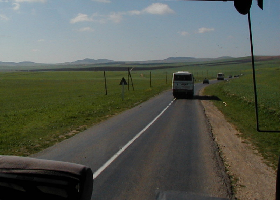
#> input picture exercise-3/terrain.png, 280 x 200 px
$ jupyter execute --allow-errors local_feature_matching.ipynb   (shell and % lines are left out)
#> lines starting #> are read from the running program, lines starting #| are printed output that depends on the picture
# Local Feature Matching

By the end of this exercise, you will be able to transform images of a flat (planar) object, or images taken from the same point into a common reference frame. This is at the core of applications such as panorama stitching.

A quick overview:

1. We will start with histogram representations for images (or image regions).
2. Then we will detect robust keypoints in images and use simple histogram descriptors to describe the neighborhood of each keypoint.
3. After this we will compare descriptors from different images using a distance function and establish matching points.
4. Using these matching points we will estimate the homography transformation between two images of a planar object (wall with graffiti) and use this to warp one image to look like the other.

[cell 1]

import numpy as np
import matplotlib.pyplot as plt
import imageio
import cv2
import math
from scipy import ndimage
from attrdict import AttrDict
from mpl_toolkits.mplot3d import Axes3D

# Many useful functions
def plot_multiple(images, titles=None, colormap='gray',
                  max_columns=np.inf, imwidth=4, imheight=4, share_axes=False):
    """Plot multiple images as subplots on a grid."""
    if titles is None:
        titles = [''] *len(images)
    assert len(images) == len(titles)
    n_images = len(images)
    n_cols = min(max_columns, n_images)
    n_rows = int(np.ceil(n_images / n_cols))
    fig, axes = plt.subplots(
        n_rows, n_cols, figsize=(n_cols * imwidth, n_rows * imheight),
        squeeze=False, sharex=share_axes, sharey=share_axes)

    axes = axes.flat
    # Hide subplots without content
    for ax in axes[n_images:]:
        ax.axis('off')

    if not isinstance(colormap, (list,tuple)):
        colormaps = [colormap]*n_images
    else:
        colormaps = colormap

    for ax, image, title, cmap in zip(axes, images, titles, colormaps):
        ax.imshow(image, cmap=cmap)
        ax.set_title(title)
        ax.get_xaxis().set_visible(False)
        ax.get_yaxis().set_visible(False)

    fig.tight_layout()

def load_image(f_name):
    return imageio.imread(f_name, as_gray=True).astype(np.float32)/255

# [5 lines left out: function convolve_with_two, not called in this run]

def gauss(x, sigma):
    return 1 / np.sqrt(2 * np.pi) / sigma * np.exp(- x**2 / 2 / sigma**2)

def gaussdx(x, sigma):
    return (-1 / np.sqrt(2 * np.pi) / sigma**3 * x *
            np.exp(- x**2 / 2 / sigma**2))

# [48 lines left out: functions gauss_derivs, gauss_filter, gauss_second_derivs, map_range, draw_keypoints, draw_point_matches, not called in this run]

## Histograms in 1D

If we have a grayscale image, creating a histogram of the gray values tells us how frequently each gray value appears in the image, at a certain discretization level, which is controlled by the number of bins.

Implement `compute_1d_histogram(im, n_bins)`. Given an grayscale image `im` with shape `[height, width]` and the number of bins `n_bins`, return a `histogram` array that contains the number of values falling into each bin. Assume that the values (of the image) are in the range \[0,1), so the specified number of bins should cover the range from 0 to 1. Normalize the resulting histogram to sum to 1.

[cell 2]
def compute_1d_histogram(im, n_bins):
    histogram = np.zeros(n_bins)
    # YOUR CODE HERE
    raise NotImplementedError()
    return histogram

fig, axes = plt.subplots(1,4, figsize=(10,2), constrained_layout=True)
bin_counts = [2, 25, 256]
gray_img = imageio.imread('terrain.png', as_gray=True
                         ).astype(np.float32)/256
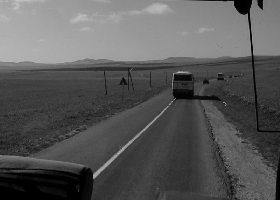
#> gray_img: shape (200, 280) float32; min 0, max 0.768, mean 0.347

axes[0].set_title('Image')
axes[0].imshow(gray_img, cmap='gray')
#> (the rest of this cell did not finish here and is left out)

What is the effect of the different bin counts?

YOUR ANSWER HERE

## Histograms in 3D

If the pixel values are more than one-dimensional (e.g. three-dimensional RGB, for red, green and blue color channels), we can build a multi-dimensional histogram. In the R, G, B example this will tell us how frequently each *combination* of R, G, B values occurs. (Note that this contains more information than simply building 3 one-dimensional histograms, each for R, G and B, separately. Why?)

Implement a new function `compute_3d_histogram(im, n_bins)`, which takes as input an array of shape `[height, width, 3]` and returns a histogram of shape `[n_bins, n_bins, n_bins]`. Again, assume that the range of values is \[0,1) and normalize the histogram at the end.

Visualize the RGB histograms of the images `sunset.png` and `terrain.png` using the provided code and describe what you see. We cannot use a bar chart in 3D. Instead, in the position of each 3D bin ("voxel"), we have a sphere, whose volume is proportional to the histogram's value in that bin. The color of the sphere is simply the RGB color that the bin represents. Which number of bins gives the best impression of the color distribution?

[cell 3]
def compute_3d_histogram(im, n_bins):
    histogram = np.zeros([n_bins, n_bins, n_bins], dtype=np.float32)

    # YOUR CODE HERE
    raise NotImplementedError()

    return histogram

# [10 lines left out: function plot_3d_histogram, not called in this run]

paths = ['sunset.png', 'terrain.png']
images = [imageio.imread(p) for p in paths]
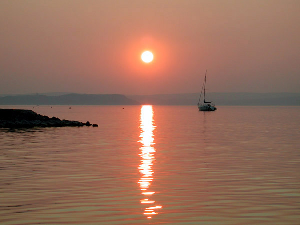
#> input picture exercise-3/sunset.png, 300 x 225 px
#> images = 2 items
plot_multiple(images, paths)
#> in plot_multiple, `n_images = len(images)`: n_images = 2
#> in plot_multiple, `n_rows = int(np.ceil(n_images / n_cols))`: n_rows = 1
#> in plot_multiple, `colormaps = [colormap]*n_images`: colormaps = ['gray', 'gray']
#> the loop in plot_multiple, `for ax, image, title, cmap in zip(axes, images, titles, colormaps):` made 2 passes

fig, axes = plt.subplots(1, 2, figsize=(8, 4), subplot_kw={'projection': '3d'})
#> (the rest of this cell did not finish here and is left out)

    plot_3d_histogram(ax, hist, 'RGB')
fig.tight_layout()

## Histograms in 2D

Now modify your code to work in 2D. This can be useful, for example, for a gradient image that stores two values for each pixel: the vertical and horizontal derivative. Again, assume the values are in the range \[0,1).

Since gradients can be negative, we need to pick a relevant range of values an map them linearly to the range of \[0,1) before applying `compute_2d_histogram`. This is implemented by the function `map_range` provided at the beginning of the notebook.

In 2D we can plot the histogram as an image. For better visibility of small values, we plot the logarithm of each bin value. Yellowish colors mean high values. The center is (0,0). Can you explain why each histogram looks the way it does for the test images?

[cell 4]
# [19 lines left out: functions compute_2d_histogram, compute_gradient_histogram, not called in this run]

paths = ['model/obj4__0.png', 'model/obj42__0.png']
images, titles = [], []

#> (the rest of this cell did not finish here and is left out)

Similar to the function `compute_gradient_histogram` above, we can build a "Mag/Lap" histogram from the gradient magnitudes and the Laplacians at each pixel. Refer back to the first exercise to refresh your knowledge of the Laplacian. Implement this in `compute_maglap_histogram`!

Make sure to map the relevant range of the gradient magnitude and Laplacian values to \[0,1) using `map_range()`. For the magnitude you can assume that the values will mostly lie in the range \[0, 15) and the Laplacian in the range \[-5, 5).

[cell 5]
# [22 lines left out: function compute_maglap_histogram, not called in this run]

paths = [f'model/obj{i}__0.png' for i in [20,37,36, 55]]
#> paths = ['model/obj20__0.png', 'model/obj37__0.png', 'model/obj36__0.png', 'model/obj55__0.png']
images, titles = [], []

#> (the rest of this cell did not finish here and is left out)

## Comparing Histograms

The above histograms looked different, but to quantify this objectively, we need a **distance measure**. The Euclidean distance is a common one.
Implement the function `euclidean_distance`, which takes two histograms $P$ and $Q$ as input and returns their Euclidean distance:

$$
\textit{dist}_{\textit{Euclidean}}(P, Q) = \sqrt{\sum_{i=1}^{D}{(P_i - Q_i)^2}}
$$

Another commonly used distance for histograms is the so-called chi-squared ($\chi^2$) distance, commonly defined as:

$$
\chi^2(P, Q) = \frac{1}{2} \sum_{i=1}^{D}\frac{(P_i - Q_i)^2}{P_i + Q_i + \epsilon}
$$

Where we can use a small value $\epsilon$ is used to avoid division by zero.
Implement it as `chi_square_distance`. The inputs `hist1` and `hist2` are histogram vectors containing the bin values. Remember to use numpy array functions (such as `np.sum()`) instead of looping over each element in Python (looping is slow).

[cell 6]
def euclidean_distance(hist1, hist2):
    # YOUR CODE HERE
    raise NotImplementedError()

def chi_square_distance(hist1, hist2, eps=1e-3):
    # YOUR CODE HERE
    raise NotImplementedError()

Now let's take the image `obj1__0.png` as reference and let's compare it to `obj91__0.png` and `obj94__0.png`, using an RGB histogram, both with Euclidean and chi-square distance. Can you interpret the results?

You can also try other images from the "model" folder.

#> (a cell that did not finish here is left out)

# Keypoint Detection

Now we turn to finding keypoints in images.

## Harris Detector

The Harris detector searches for points, around which the second-moment matrix $M$ of the gradient vector has two large eigenvalues (This $M$ is denoted by $C$ in the Grauman & Leibe script). This matrix $M$ can be written as:

$$
M(\sigma, \tilde{\sigma}) = G(\tilde{\sigma}) \star \left[\begin{matrix} I_x^2(\sigma) & I_x(\sigma) \cdot I_y(\sigma) \cr I_x(\sigma)\cdot I_y(\sigma) & I_y^2(\sigma) \end{matrix}\right]
$$

Note that the matrix $M$ is computed for each pixel (we omitted the $x, y$ dependency in this formula for clarity). In the above notation the 4 elements of the second-moment matrix are considered as full 2D "images" (signals) and each of these 4 "images" are convolved with the Gaussian $G(\tilde{\sigma})$ independently. We have two sigmas $\sigma$ and $\tilde{\sigma}$ here for two different uses of Gaussian blurring:

  * first for computing the derivatives themselves (as derivatives-of-Gaussian) with $\sigma$, and
  * then another Gaussian with $\tilde{\sigma}$ that operates on "images" containing the *products* of the derivatives (such as $I_x^2(\sigma)$) in order to collect summary statistics from a window around each point.

Instead of explicitly computing the eigenvalues $\lambda_1$ and $\lambda_2$ of $M$, the following equivalences are used:

$$
\det(M) = \lambda_1 \lambda_2 = (G(\tilde{\sigma}) \star I_x^2)\cdot (G(\tilde{\sigma}) \star I_y^2) - (G(\tilde{\sigma}) \star (I_x\cdot I_y))^2
$$

$$
\mathrm{trace}(M) = \lambda_1 + \lambda_2 = G(\tilde{\sigma}) \star I_x^2 + G(\tilde{\sigma}) \star I_y^2
$$

The Harris criterion is then:

$$
\det(M) - \alpha \cdot \mathrm{trace}^2(M) > t
$$

In practice, the parameters are usually set as $\tilde{\sigma} = 2 \sigma, \alpha=0.06$.
Read more in Section 3.2.1.2 of the Grauman & Leibe script (grauman-leibe-ch3-local-features.pdf in the Moodle).

----

Write a function `harris_score(im, opts)` which:
  - computes the values of $M$ **for each pixel** of the grayscale image `im`
  - calculates the trace and the determinant at each pixel
  - combines them to the Harris response and returns the resulting image

To handle the large number of configurable parameters in this exercise, we will store them in an `opts` object. Use `opts.sigma1` for $\sigma$, `opts.sigma2` for $\tilde{\sigma}$ and `opts.alpha` for $\alpha$.

Furthermore, implement `nms(scores)` to perform non-maximum suppression of the response image.

Then look at `score_map_to_keypoints(scores, opts)`. It takes a score map and returns an array of shape `[number_of_corners, 2]`, with each row being the $(x,y)$ coordinates of a found keypoint. We use `opts.score_threshold` as the threshold for considering a point to be a keypoint. (This is quite similar to how we found detections from score maps in the sliding-window detection exercise.)

[cell 8]
# [12 lines left out: functions harris_scores, nms, not called in this run]

def score_map_to_keypoints(scores, opts):
    corner_ys, corner_xs = (scores > opts.score_threshold).nonzero()
    return np.stack([corner_xs, corner_ys], axis=1)

Now check the score maps and keypoints:

#> (a cell that did not finish here is left out)

## Hessian Detector
The Hessian detector operates on the second-derivative matrix $H$ (called the “Hessian” matrix)

$$
H = \left[\begin{matrix}I_{xx}(\sigma) & I_{xy}(\sigma) \cr I_{xy}(\sigma) & I_{yy}(\sigma)\end{matrix}\right] \tag{6}
$$

Note that these are *second* derivatives, while the Harris detector computes *products* of *first* derivatives! The score is computed as follows:

$$
\sigma^4 \det(H) = \sigma^4 (I_{xx}I_{yy} - I^2_{xy}) > t \tag{7}
$$

You can read more in Section 3.2.1.1 of the Grauman & Leibe script (grauman-leibe-ch3-local-features.pdf in the Moodle).

-----

Write a function `hessian_scores(im, opts)`, which:
  - computes the four entries of the $H$ matrix for each pixel of a given image,
  - calculates the determinant of $H$ to get the response image

Use `opts.sigma1` for computing the Gaussian second derivatives.

[cell 10]
# [5 lines left out: function hessian_scores, not called in this run]

#> (a cell that did not finish here is left out)

## Region Descriptor Matching

Now that we can detect robust keypoints, we can try to match them across different images of the same object. For this we need a way to compare the neighborhood of a keypoint found in one image with the neighborhood of a keypoint found in another. If the neighborhoods are similar, then the keypoints may represent the same physical point on the object.

To compare two neighborhoods, we compute a **descriptor** vector for the image window around each keypoint and then compare these descriptors using a **distance function**.

Inspect the following `compute_rgb_descriptors` function that takes a window around each point in `points` and computes a 3D RGB histogram and returns these as row vectors in a `descriptors` array.

Now write the function `compute_maglap_descriptors`, which works very similarly to `compute_rgb_descriptors`, but computes two-dimensional gradient-magnitude/Laplacian histograms. (Compute the gradient magnitude and the Laplacian for the full image first. See also the beginning of this exercise.) Pay attention to the scale of the gradient-magnitude values.

[cell 12]
# [40 lines left out: functions compute_rgb_descriptors, compute_maglap_descriptors, not called in this run]

Now let's implement the distance computation between descriptors. Look at `compute_euclidean_distances`. It takes descriptors that were computed for keypoints found in two different images and returns the pairwise distances between all point pairs.

Implement `compute_chi_square_distances` in a similar manner.

[cell 13]
# [11 lines left out: functions compute_euclidean_distances, compute_chi_square_distances, not called in this run]

Given the distances, a simple way to produce point matches is to take each descriptor extracted from a keypoint of the first image, and find the keypoint in the second image with the nearest descriptor. The full pipeline from images to point matches is implemented below in the function `find_point_matches(im1, im2, opts)`.

Experiment with different parameter settings. Which keypoint detector, region descriptor and distance function works best?

[cell 14]
# [31 lines left out: function find_point_matches, not called in this run]

# Try changing these values in different ways and see if you can explain
# why the result changes the way it does.
#> (the rest of this cell did not finish here and is left out)

## Homography Estimation

Now that we have these pairs of matching points (also called point correspondences), what can we do with them? In the above case, the wall is planar (flat) and the camera was moved towards the left to take the second image compared to the first image. Therefore, the way that points on the wall are transformed across these two images can be modeled as a **homography**. Homographies can model two distinct effects:

  * transformation across images of **any scene** taken from the **exact same camera position** (center of projection)
  * transformation across images of a **planar object** taken from **any camera position**.

We are dealing with the second case in these graffiti images. Therefore if our point matches are correct, there should be a homography that transforms image points in the first image to the corresponding points in the second image. Recap the algorithm from the lecture for finding this homography (it's called the **Direct Linear Transformation**, DLT). There is a 2 page description of it in the Grauman & Leibe script (grauman-leibe-ch5-geometric-verification.pdf in the Moodle) in Section 5.1.3.

----

Now let's actually put this into practice. Implement `estimate_homography(point_matches)`, which returns a 3x3 homography matrix that transforms points of the first image to points of the second image.
The steps are:

  1. Build the matrix $A$ from the point matches according to Eq. 5.7 from the script.
  2. Apply SVD using `np.linalg.svd(A)`. It returns $U,d,V^T$. Note that the last return value is not $V$ but $V^T$.
  3. Compute $\mathbf{h}$ from $V$ according to Eq. 5.9 or 5.10
  4. Reshape $\mathbf{h}$ to the 3x3 matrix $H$ and return it.

The input `point_matches` contains as many rows as there are point matches (correspondences) and each row has 4 elements: $x, y, x', y'$.

#> (a cell that did not finish here is left out)

The `point_matches` have already been sorted in the `find_point_matches` function according to the descriptor distances, so the more accurate pairs will be near the beginning. We can use the top $k$, e.g. $k=10$ pairs in the homography estimation and have a reasonably accurate estimate. What $k$ give the best result? What happens if you use too many? Why?

We can use `cv2.warpPerspective` to warp the first image to the reference frame of the second. Does the result look good?

Can you interpret the entries of the resulting $H$ matrix and are the numbers as you would expect them for these images?

You can also try other image from the `graff5` folder or the `NewYork` folder.

[cell 16]
# See what happens if you change top_k below
top_k = 10
#> top_k = 10
#> (the rest of this cell did not finish here and is left out)
